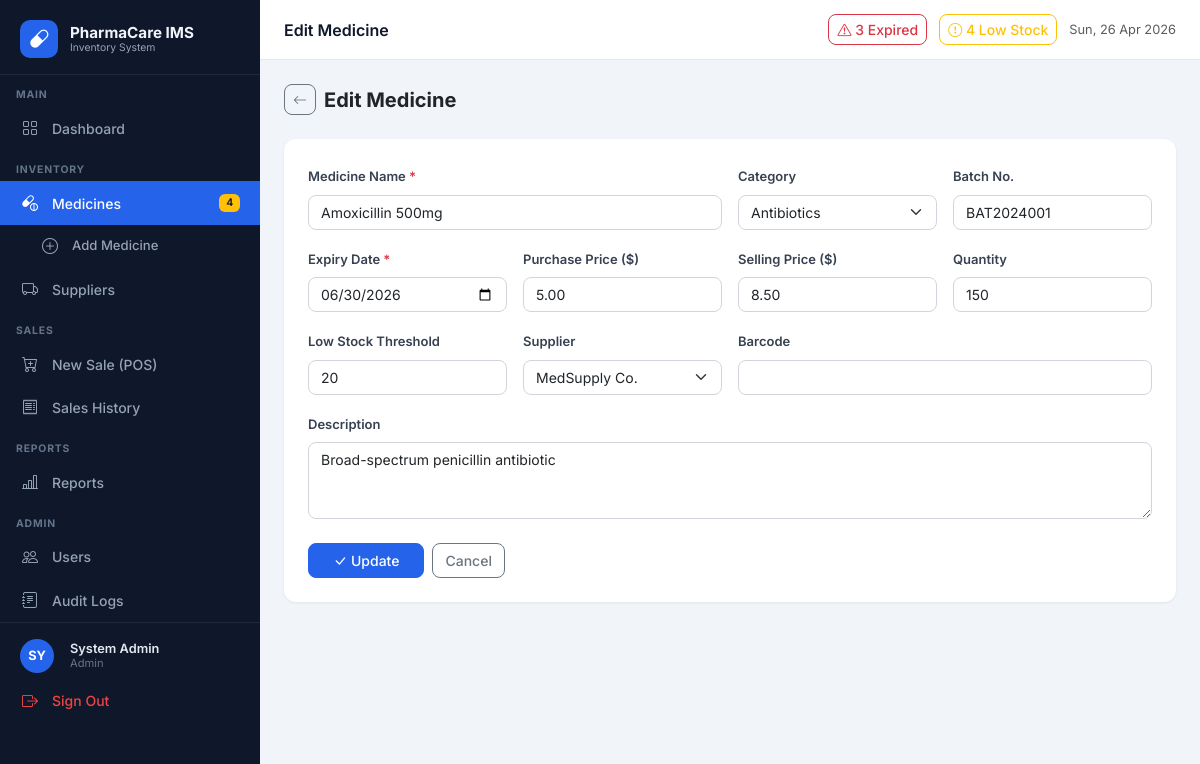
The app's page /medicines/edit.php?id=1 (signed in) with its own data.
### tables this page shows
CREATE TABLE IF NOT EXISTS medicines (
    id                  INT AUTO_INCREMENT PRIMARY KEY,
    name                VARCHAR(150)     NOT NULL,
    category_id         INT,
    batch_no            VARCHAR(50),
    expiry_date         DATE             NOT NULL,
    purchase_price      DECIMAL(10,2)    NOT NULL,
    selling_price       DECIMAL(10,2)    NOT NULL,
    quantity            INT              NOT NULL DEFAULT 0,
    low_stock_threshold INT              DEFAULT 10,
    supplier_id         INT,
    barcode             VARCHAR(100),
    description         TEXT,
    created_at          TIMESTAMP        DEFAULT CURRENT_TIMESTAMP,
    updated_at          TIMESTAMP        DEFAULT CURRENT_TIMESTAMP ON UPDATE CURRENT_TIMESTAMP,
    FOREIGN KEY (supplier_id) REFERENCES suppliers(id) ON DELETE SET NULL,
    FOREIGN KEY (category_id) REFERENCES categories(id) ON DELETE SET NULL,
    INDEX idx_name    (name),
    INDEX idx_expiry  (expiry_date),
    INDEX idx_qty     (quantity),
    INDEX idx_barcode (barcode)
);

CREATE TABLE IF NOT EXISTS categories (
    id          INT AUTO_INCREMENT PRIMARY KEY,
    name        VARCHAR(100) NOT NULL,
    description TEXT,
    created_at  TIMESTAMP    DEFAULT CURRENT_TIMESTAMP
);

CREATE TABLE IF NOT EXISTS suppliers (
    id          INT AUTO_INCREMENT PRIMARY KEY,
    name        VARCHAR(100)                  NOT NULL,
    contact     VARCHAR(50),
    email       VARCHAR(100),
    address     TEXT,
    status      ENUM('active','inactive')      DEFAULT 'active',
    created_at  TIMESTAMP                      DEFAULT CURRENT_TIMESTAMP,
    updated_at  TIMESTAMP                      DEFAULT CURRENT_TIMESTAMP ON UPDATE CURRENT_TIMESTAMP
);

### includes/functions.php (called while the page is built, shortened)
<?php
function base_url(string $path = ''): string {
    static $base = null;
    if ($base === null) {
        $scheme  = (!empty($_SERVER['HTTPS']) && $_SERVER['HTTPS'] !== 'off') ? 'https' : 'http';
        $host    = $_SERVER['HTTP_HOST'] ?? 'localhost';
        $appAbsPath = rtrim(str_replace('\\', '/', dirname(__FILE__, 2)), '/');
        $docRoot    = rtrim(str_replace('\\', '/', $_SERVER['DOCUMENT_ROOT'] ?? ''), '/');
        if ($docRoot && strpos($appAbsPath, $docRoot) === 0) {
            $appWebPath = substr($appAbsPath, strlen($docRoot));
        } else {
            $scriptParts = explode('/', trim($_SERVER['SCRIPT_NAME'] ?? '', '/'));
            $depth       = count($scriptParts) - 1;
            $appWebPath  = '/' . implode('/', array_slice($scriptParts, 0, max(1, count($scriptParts) - $depth)));
            $script = $_SERVER['SCRIPT_NAME'] ?? '/index.php';
            $parts  = explode('/', trim($script, '/'));
            $known_subdirs = ['medicines','suppliers','sales','reports','users','audit_logs','api','config','includes'];
            $appParts = [];
            foreach ($parts as $p) {
                if (in_array($p, $known_subdirs)) break;
                $appParts[] = $p;
            }
            $appWebPath = '/' . implode('/', $appParts);
        }
        $appWebPath = rtrim($appWebPath, '/');
        $base = $scheme . '://' . $host . $appWebPath;
    }
    return $base . '/' . ltrim($path, '/');
}
function sanitize(string $value): string {
    return htmlspecialchars(trim($value), ENT_QUOTES, 'UTF-8');
}

### config/database.php (called while the page is built, shortened)
<?php
class Database {
    private static ?PDO $instance = null;
    public static function connect(): PDO {
        if (self::$instance === null) {
            $dsn = sprintf(
                'mysql:host=%s;dbname=%s;charset=%s',
                DB_HOST, DB_NAME, DB_CHARSET
            );
            $options = [
                PDO::ATTR_ERRMODE            => PDO::ERRMODE_EXCEPTION,
                PDO::ATTR_DEFAULT_FETCH_MODE => PDO::FETCH_ASSOC,
                PDO::ATTR_EMULATE_PREPARES   => false,
            ];
            try {
                self::$instance = new PDO($dsn, DB_USER, DB_PASS, $options);
            } catch (PDOException $e) {
                http_response_code(500);
                die(json_encode(['error' => 'Database connection failed: ' . $e->getMessage()]));
            }
        }
        return self::$instance;
    }
}
function db(): PDO {
    return Database::connect();
}

### medicines/edit.php (the view, shortened to what this page needs)
<?php
require_once __DIR__ . '/../config/database.php';
require_once __DIR__ . '/../includes/functions.php';
$id = (int)($_GET['id'] ?? 0);
$med = db()->prepare("SELECT * FROM medicines WHERE id = ?");
$med->execute([$id]);
$data = $med->fetch();
$categories = db()->query("SELECT id,name FROM categories ORDER BY name")->fetchAll();
$suppliers  = db()->query("SELECT id,name FROM suppliers WHERE status='active' ORDER BY name")->fetchAll();
require_once __DIR__ . '/../includes/header.php';
?>
<div class="d-flex align-items-center gap-2 mb-4">
  <a href="<?= base_url('medicines/index.php') ?>" class="btn btn-sm btn-outline-secondary"><i class="bi bi-arrow-left"></i></a>
  <h5 class="mb-0 fw-bold">Edit Medicine</h5>
</div>
<div class="card table-card">
  <div class="card-body p-4">
    <form method="POST">
      <div class="row g-3">
        <div class="col-md-6">
          <label class="form-label">Medicine Name <span class="text-danger">*</span></label>
          <input type="text" name="name" class="form-control" value="<?= sanitize($data['name']) ?>" required/>
        </div>
        <div class="col-md-3">
          <label class="form-label">Category</label>
          <select name="category_id" class="form-select">
            <?php foreach ($categories as $c): ?>
              <option value="<?= $c['id'] ?>" <?= $data['category_id']==$c['id']?'selected':'' ?>><?= sanitize($c['name']) ?></option>
            <?php endforeach ?>
          </select>
        </div>
        <div class="col-md-3">
          <label class="form-label">Batch No.</label>
          <input type="text" name="batch_no" class="form-control" value="<?= sanitize($data['batch_no']) ?>"/>
        </div>
        <div class="col-md-3">
          <label class="form-label">Expiry Date <span class="text-danger">*</span></label>
          <input type="date" name="expiry_date" class="form-control" value="<?= $data['expiry_date'] ?>" required/>
        </div>
        <div class="col-md-3">
          <label class="form-label">Purchase Price ($)</label>
          <input type="number" name="purchase_price" class="form-control" step="0.01" min="0" value="<?= $data['purchase_price'] ?>" required/>
        </div>
        <div class="col-md-3">
          <label class="form-label">Selling Price ($)</label>
          <input type="number" name="selling_price" class="form-control" step="0.01" min="0" value="<?= $data['selling_price'] ?>" required/>
        </div>
        <div class="col-md-3">
          <label class="form-label">Quantity</label>
          <input type="number" name="quantity" class="form-control" min="0" value="<?= $data['quantity'] ?>"/>
        </div>
        <div class="col-md-3">
          <label class="form-label">Low Stock Threshold</label>
          <input type="number" name="low_stock_threshold" class="form-control" min="0" value="<?= $data['low_stock_threshold'] ?>"/>
        </div>
        <div class="col-md-3">
          <label class="form-label">Supplier</label>
          <select name="supplier_id" class="form-select">
            <?php foreach ($suppliers as $s): ?>
              <option value="<?= $s['id'] ?>" <?= $data['supplier_id']==$s['id']?'selected':'' ?>><?= sanitize($s['name']) ?></option>
            <?php endforeach ?>
          </select>
        </div>
        <div class="col-md-6">
          <label class="form-label">Barcode</label>
          <input type="text" name="barcode" class="form-control" value="<?= sanitize($data['barcode'] ?? '') ?>"/>
        </div>
        <div class="col-12">
          <label class="form-label">Description</label>
          <textarea name="description" class="form-control" rows="3"><?= sanitize($data['description'] ?? '') ?></textarea>
        </div>
      </div>
      <div class="mt-4 d-flex gap-2">
        <button type="submit" class="btn btn-primary px-4"><i class="bi bi-check-lg me-1"></i>Update</button>
        <a href="<?= base_url('medicines/index.php') ?>" class="btn btn-outline-secondary">Cancel</a>
      </div>
    </form>
  </div>
</div>
<?php require_once __DIR__ . '/../includes/footer.php'; ?>

### includes/header.php (style rules this page uses)
:root { --sidebar-w: 260px; --primary: #2563eb; --primary-dk:#1d4ed8; --sidebar-bg:#0f172a; --sidebar-hover:#1e293b; --sidebar-active:#2563eb; --topbar-h: 60px; }
* { font-family: 'Inter', sans-serif; }
body { background:#f1f5f9; min-height:100vh; }
.table-card { border:none; border-radius:12px; overflow:hidden; box-shadow:0 1px 3px rgba(0,0,0,.07); }
.form-label { font-size:.8125rem; font-weight:600; color:#374151; }
.form-control, .form-select { border-radius:8px; border-color:#d1d5db; font-size:.875rem; }
.btn { border-radius:8px; font-size:.875rem; font-weight:500; }
.btn-primary { background:var(--primary); border-color:var(--primary); }

### records on screen
medicines: name "Amoxicillin 500mg", category_id "Antibiotics", batch_no "BAT2024001", expiry_date "06/30/2026", purchase_price "5.00", selling_price "8.50", quantity "150", low_stock_threshold "20", supplier_id "MedSupply Co.", description "Broad-spectrum penicillin antibiotic"

### other values on screen
APP_NAME "PharmaCare IMS"
$lowStockCount "4"
substr($_SESSION['user_name'] ?? 'U', 0, 2) "SY"
currentUserName() "System Admin"
currentUserRole() "Admin"
PAGE_TITLE "Edit Medicine"
$expiredCount "3"
